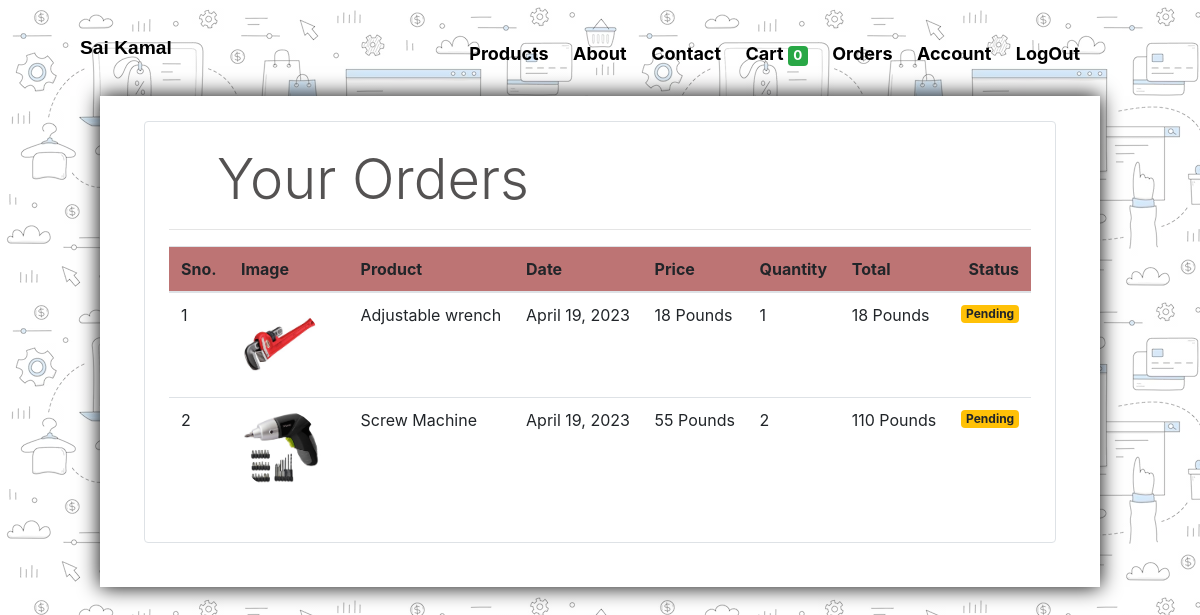
Page /orders (signed in) on the committed database.
### prateekstore/models/orders.py (models this page shows, shortened)
class Order(models.Model):
    product = models.ForeignKey(Products,
                                on_delete=models.CASCADE)
    customer = models.ForeignKey(Customer,
                                 on_delete=models.CASCADE)
    quantity = models.IntegerField(default=1)
    price = models.IntegerField()
    address = models.CharField (max_length=50, default='', blank=True)
    phone = models.CharField (max_length=50, default='', blank=True)
    date = models.DateField (default=datetime.datetime.today)
    status = models.BooleanField (default=False)
    @staticmethod
    def get_orders_by_customer(customer_id):
        return Order.objects.filter(customer=customer_id).order_by('-date')

### prateekstore/models/product.py (models this page shows, shortened)
class Products(models.Model):
    name = models.CharField(max_length=60)
    price= models.IntegerField(default=0)
    category= models.ForeignKey(Category,on_delete=models.CASCADE,default=1 )
    description= models.CharField(max_length=250, default='', blank=True, null= True)
    image= models.ImageField(upload_to='uploads/products/')

### prateekstore/middlewares/auth.py (the view)
    def middleware(request):
        print(request.session.get('customer'))
        returnUrl = request.META['PATH_INFO']
        print(request.META['PATH_INFO'])
        if not request.session.get('customer'):
           return redirect(f'login?return_url={returnUrl}')
        response = get_response(request)
        return response

### prateekstore/templatetags/custom_filter.py (called while the page is built)
@register.filter(name='currency')
def currency(number):
    return str(number) + " Pounds"

@register.filter(name='multiply')
def multiply(number , number1):
    return number * number1

### prateekstore/views/orders.py (called while the page is built)
    def get(self , request ):
        customer = request.session.get('customer')
        orders = Order.get_orders_by_customer(customer)
        print(orders)
        return render(request , 'orders.html'  , {'orders' : orders})

### prateekstore/templates/orders.html (shortened to what this page needs)
<body class="body">
{% extends 'base2.html' %}
{% block content %}
{% load cart %}
{% load custom_filter %}
<div class="small-container-product">
   <div class="border rounded p-4 m-4">
        <p class="display-4 pl-4 ml-4">Your Orders</p>
        <hr>
        <table class="table">
            <thead>
                <tr>
                    <th>Sno.</th>
                    <th>Image</th>
                    <th>Product</th>
                    <th>Date</th>
                    <th>Price</th>
                    <th>Quantity</th>
                    <th>Total</th>
                    <th>Status</th>
                </tr>
            </thead>
            <tbody>
                {% for order in orders %}
                <tr>
                    <td>{{forloop.counter}}</td>
                    <td><img style="height: 80px;" class="rounded-circle" src="{{order.product.image.url}}" alt=""></td>
                    <td>{{order.product.name}}</td>
                    <td>{{order.date}}</td>
                    <td>{{order.price|currency}}</td>
                    <td>{{order.quantity}}</td>
                    <td>{{order.quantity|multiply:order.price|currency}}</td>
                    {% if order.status %}
                    <td><small class="badge badge-success">Completed</small></td>
                    {%else%}
                    <td><small class="badge badge-warning">Pending</small></td>
                    {% endif %}
                </tr>
                {% endfor %}
                {% endblock %}

### prateekstore/static/style.css (style rules this page uses)
* { margin: 0; padding: 0; box-sizing: border-box; }
.body { background-image: url(back.avif); background: linear-gradient(rgba(255,255,255,0.5), rgba(255,255,255,0.5)), url(back.avif); backface-visibility: visible; }
p { color: #545252; }
.small-container-product { background-color: #fff; max-width: 1000px; margin:auto; padding-left:20px; padding-right:20px; padding-top: 1px; padding-bottom: 20px; box-shadow: 0 0 20px 0 rgb(0, 0, 0); }
table { width:100%; }
th { text-align:left; padding:6px; background: rgb(189, 116, 116); }
td { padding:15px 10px; }
td img { width:80px; height:100px; margin-right:15px; }
td:last-child { text-align:right; }
th:last-child { text-align:right; }

### rows in the picture
Order: product.image (picture), product.name "Adjustable wrench", date "April 19, 2023", price "18 Pounds", quantity "1", quantity|multiply "18 Pounds", status "Pending"
Order: product.image (picture), product.name "Screw Machine", date "April 19, 2023", price "55 Pounds", quantity "2", quantity|multiply "110 Pounds", status "Pending"

### other values in the picture
{{ request.session.cart.keys|length }} "0"
